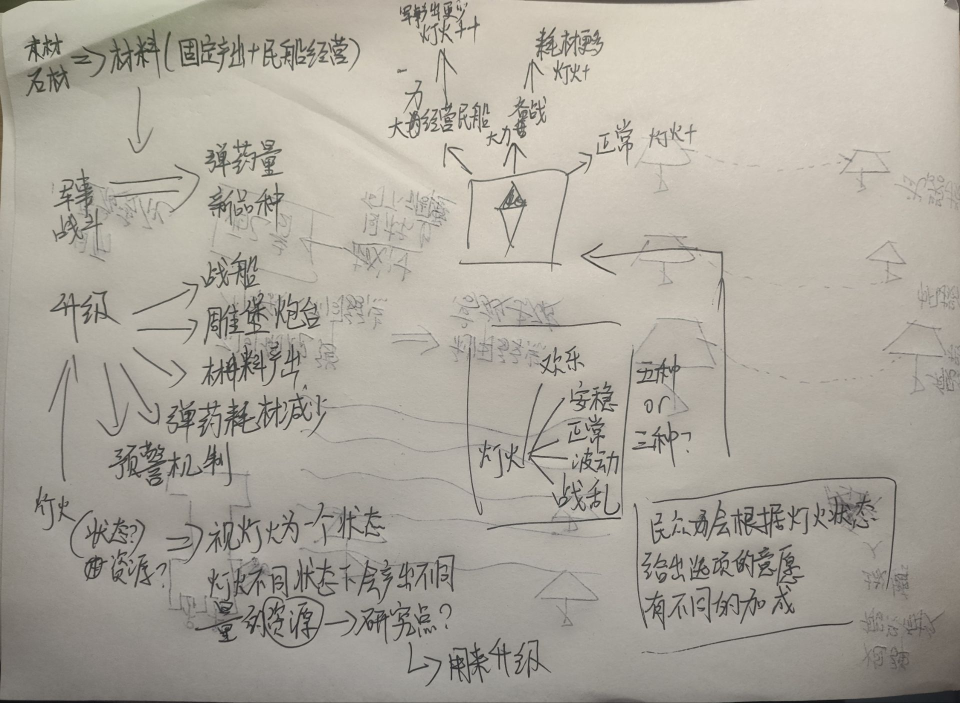
#> input picture 视觉参考图/内容草案.jpg, 1920 x 1405 px (shown at 1/2 size)
$ python _crop.py '../视觉参考图/内容草案.jpg' '../视觉参考图/战斗场景草案.jpg'
#> lines starting #> are read from the running program, lines starting #| are printed output that depends on the picture
"""草图裁图小工具（备用）

用途：把讨论中收到的手绘草图按区域裁出来放大，方便核对识别。
当前环境限制：本机沙箱不允许命令行进程往工作区写文件，
所以这个脚本目前只能读到图、写不出图（PermissionError）。
换成可写目录后即可正常使用。

用法：
    python _crop.py <原图路径> <输出目录>

区域坐标在 regions 里改，格式 (name, (left, top, right, bottom))。
"""
import os
import sys

from PIL import Image

REGIONS = [
    ("2a-材料来源", (0, 0, 780, 290)),
    ("2b-军事与升级", (0, 230, 650, 770)),
    ("2c-司南四向", (800, 320, 1430, 730)),
    ("2d-灯火档位", (740, 620, 1130, 1010)),
    ("2e-灯火与研究点", (0, 700, 820, 1130)),
    ("2f-民众意愿", (1230, 950, 1920, 1310)),
]


def crop_all(src: str, out_dir: str) -> None:
#> called with src = '../视觉参考图/内容草案.jpg', out_dir = '../视觉参考图/战斗场景草案.jpg'
    os.makedirs(out_dir, exist_ok=True)
    im = Image.open(src)
#> im is the input picture: PIL image 1920x1405 RGB; mean R, G, B 171.9, 167.1, 157.4
    print("source size:", im.size)
#| source size: (1920, 1405)
    for name, box in REGIONS:
        c = im.crop(box)
        c = c.resize((c.width * 2, c.height * 2), Image.LANCZOS)
        path = os.path.join(out_dir, name + ".png")
        c.save(path)
        print("wrote", path)
#> this loop made 6 passes
#> pass 1, in crop_all, `c = im.crop(box)`:
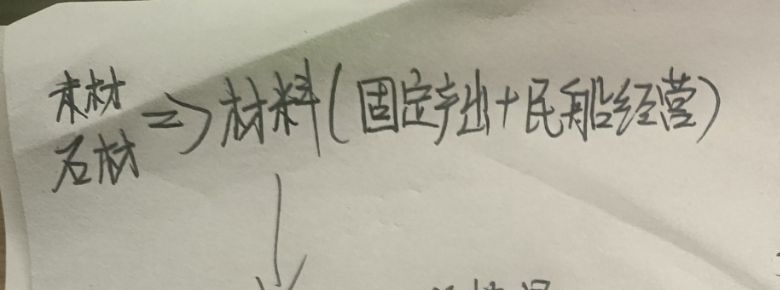
#> c: PIL image 780x290 RGB; mean R, G, B 175.6, 172.1, 157.3
#> pass 2, in crop_all, `c = im.crop(box)`:
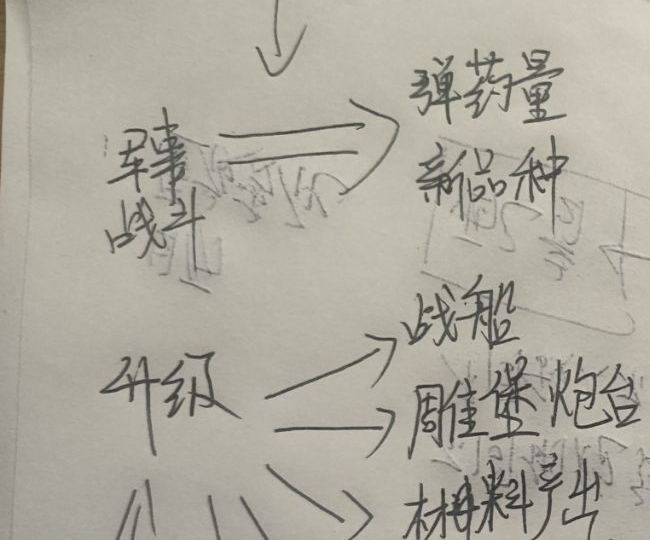
#> c: PIL image 650x540 RGB; mean R, G, B 174, 170.3, 158.7
#> after the loop:
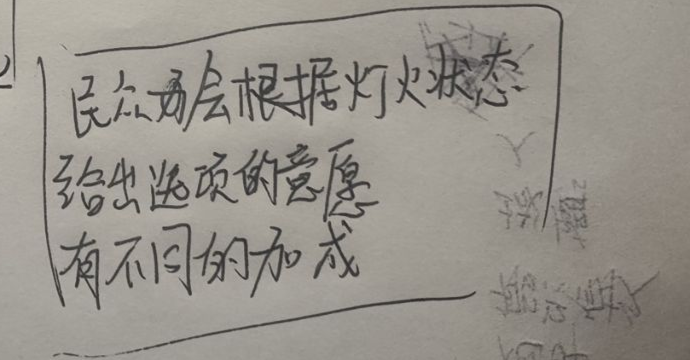
#> c: PIL image 1380x720 RGB (shown at 1/2 size); mean R, G, B 150.6, 146.3, 138.9


if __name__ == "__main__":
    if len(sys.argv) != 3:
        print(__doc__)
        sys.exit(1)
    crop_all(sys.argv[1], sys.argv[2])

$ run again, on 视觉参考图/经营界面草图.jpg
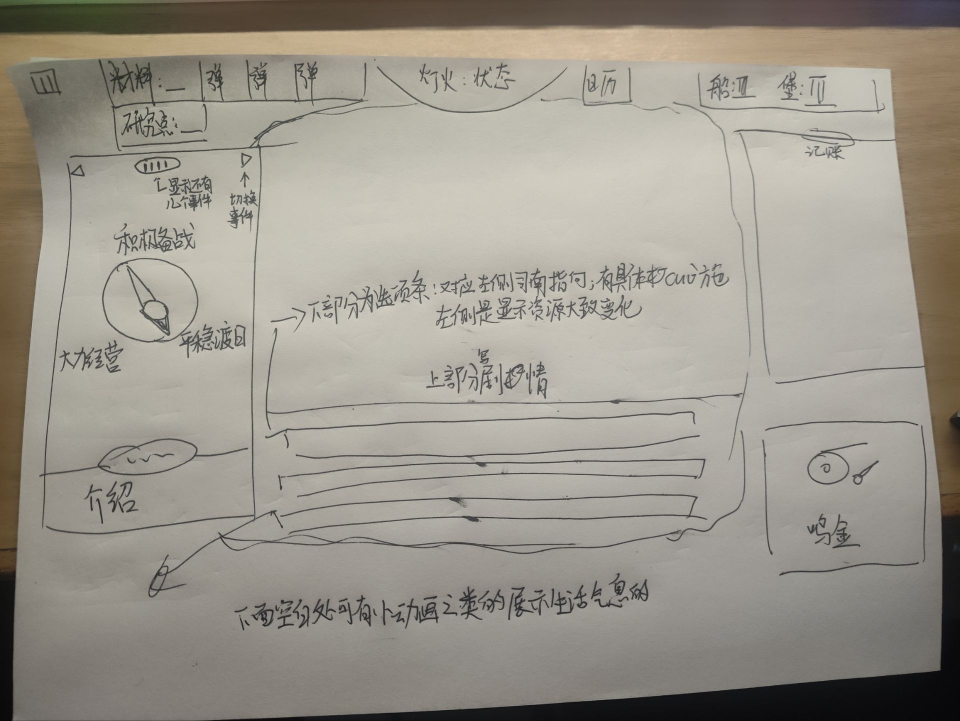
#> input picture 视觉参考图/经营界面草图.jpg, 1920 x 1442 px (shown at 1/2 size)
#> in crop_all, im is the input picture: PIL image 1920x1442 RGB; mean R, G, B 155.3, 150.2, 140.1
#| source size: (1920, 1442)
#> the loop in crop_all, `for name, box in REGIONS:` made 6 passes
#> pass 1, in crop_all, `c = im.crop(box)`:
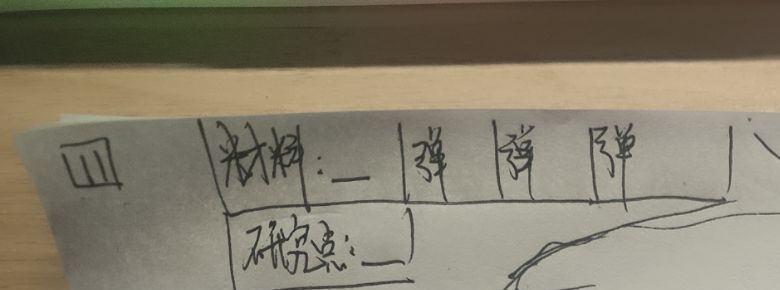
#> c: PIL image 780x290 RGB; mean R, G, B 132.7, 125.8, 107.7
#> after the loop in crop_all, `for name, box in REGIONS:`:
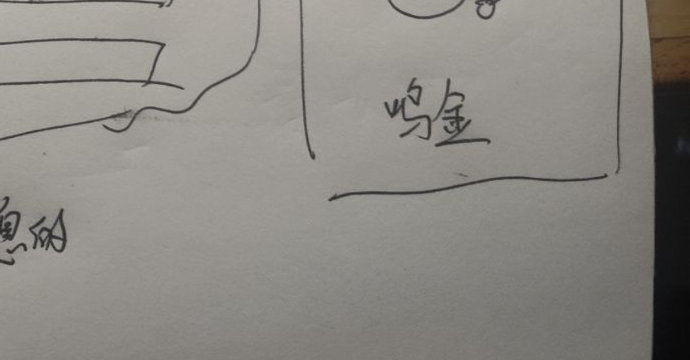
#> c: PIL image 1380x720 RGB (shown at 1/2 size); mean R, G, B 139, 136.3, 131.1
